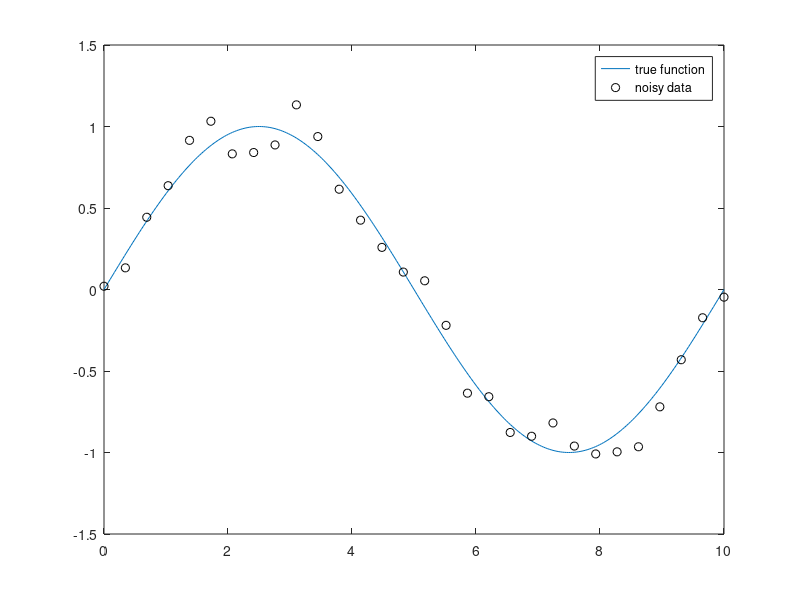

Reproduce this figure in MATLAB. (Note: this script raises an error after producing the figure.)
% create some 'true' function
L = 10;
f = @(x) sin(2*pi*x/L);

% define a grid of observation points
N = 30;
x = linspace(0,L,N)';

% now sample the function at the observation points
sigma = 0.1;
y = f(x) + sigma*randn(N,1);

% create a dense grid of points to visualize the function 
x_dense = linspace(0,L,10*N)';

figure
plot(x_dense,f(x_dense)), hold on
scatter(x,y,'k')
legend('true function', 'noisy data')
print('-depsc2', '../figures/noisydata.eps')

% now create a tension spline fit to the data
spline = TensionSpline(x,y,sigma);

figure
plot(x_dense,f(x_dense)), hold on
scatter(x,y,'k')
plot(x_dense,spline(x_dense),'LineWidth',2)
legend('true function', 'noisy data', 'tension spline fit')
print('-depsc2', '../figures/noisydatawithtensionspline.eps')